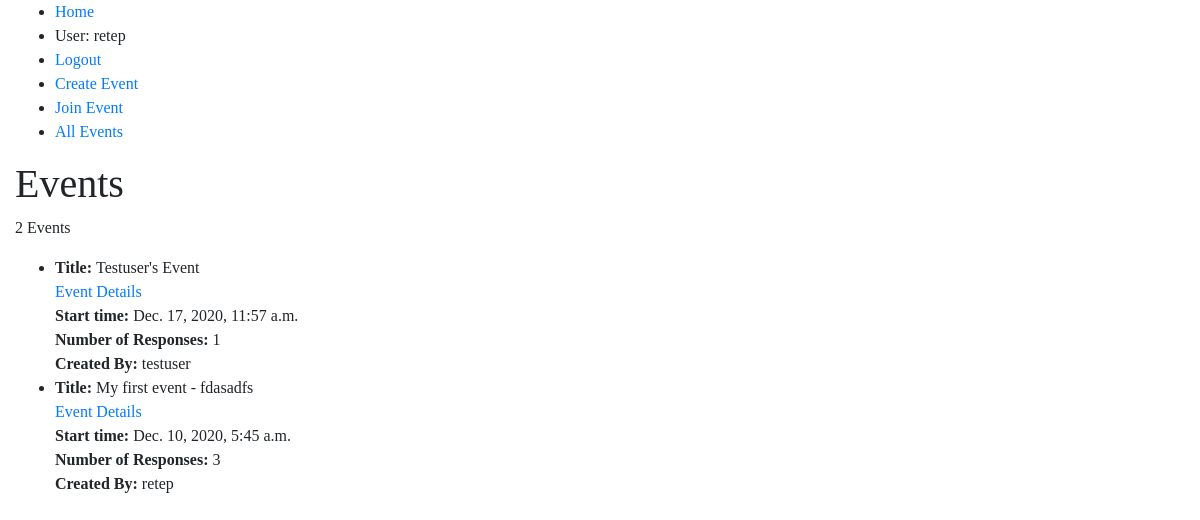
The page /prescreen/ (signed in) on the database its author committed.
### prescreen/models.py (models this page shows, shortened)
class Event(models.Model):
    creator = models.ForeignKey(Account, on_delete=models.CASCADE)
    title = models.CharField(max_length=200, help_text="Enter a title for this event")
    start_time = models.DateTimeField(default=datetime.now)
    uuid = models.UUIDField(
        primary_key=True,
        default=uuid.uuid4,
        help_text="Unique ID for this event across whole system",
    )
    def num_responses(self):
        return Response.objects.filter(event=self.uuid).count()
    num_responses.short_description = "Number of Responses"
    def get_absolute_url(self):
        return reverse('event-detail', args=[str(self.uuid)])

### users/models.py (models this page shows, shortened)
class Account(models.Model):
    user = models.OneToOneField(User, on_delete=models.CASCADE)
    events = models.ManyToManyField(
        "prescreen.Event", blank=True
    )  # An account can have many events, and an event can belong to many accounts

### prescreen/views.py (the view)
# urls.py: path('', views.UserEventList.as_view(), name='home'),
class UserEventList(LoginRequiredMixin, generic.ListView):
    model = Event
    template = "prescreen/home.html"
    context_object_name = 'events'
    def get_queryset(self):
        return self.request.user.account.events.all()

### prescreen/templates/prescreen/event_list.html (shortened to what this page needs)
{% extends "prescreen/base.html" %}
{% block content %}
<h1> Events </h1>
<p> {{events|length}} Event{{ events|length|pluralize }}
</p>
<ul>
	{% for event in events %}
	<li>
		<strong> Title: </strong> {{ event.title }} <br>
		<a href="{{ event.get_absolute_url }}"> Event Details </a><br>
		<strong> Start time: </strong> {{ event.start_time }} <br>
		<strong> Number of Responses: </strong> {{ event.num_responses }} <br>
		<strong> Created By: </strong> {{ event.creator.user.username }} <br>
	</li>
	{% endfor %}
</ul>
{% endblock %}

### prescreen/templates/prescreen/base.html (shortened to what this page needs)
<!DOCTYPE html>
<html lang="en">
<head>
	<link rel="stylesheet" href="https://stackpath.bootstrapcdn.com/bootstrap/4.1.3/css/bootstrap.min.css">
	{% load static %}
	<link rel="stylesheet" href="{% static 'css/styles.css' %}">
</head>
<body>
	<div class="container-fluid">
		<div class="row">
			<div class="col">
				{% block sidebar %}
				<ul class="sidebar-nav">
					<li><a href="{% url 'home' %}">Home</a></li>
					{% if user.is_authenticated %}
					<li>User: {{ user.get_username }}</li>
					<li><a href="{% url 'logout'%}?next={% url 'home' %}">Logout</a></li>
					<li><a href="{% url 'event-create' %}">Create Event</a></li>
					<li><a href="{% url 'event-join' %}">Join Event</a></li>
					{% else %}
					<li><a href="{% url 'login'%}?next={{request.path}}">Login</a></li>
					<li><a href="{% url 'register'%}?next={{request.path}}">Register</a></li>
					{% endif %}
					<li><a href="{% url 'event-list-all' %}">All Events</a></li>
				</ul>
				{% endblock %}
            </div>
		</div>
		<div class="row">
			<div class="col">
				{% block content %}
				{% endblock content %}
            </div>
		</div>
	</div>
</body>
</html>

### prescreen/static/css/styles.css (style rules this page uses)
* { font-family: Cambria, Cochin, Georgia, Times, 'Times New Roman', serif; }

### rows shown on the page
Event: title "Testuser's Event", start_time "Dec. 17, 2020, 11:57 a.m.", num_responses "1", creator.user.username "testuser"
Event: title "My first event - fdasadfs", start_time "Dec. 10, 2020, 5:45 a.m.", num_responses "3", creator.user.username "retep"

### other values the page prints
{{ user.get_username }} "retep"
{{ events|length }} "2"
